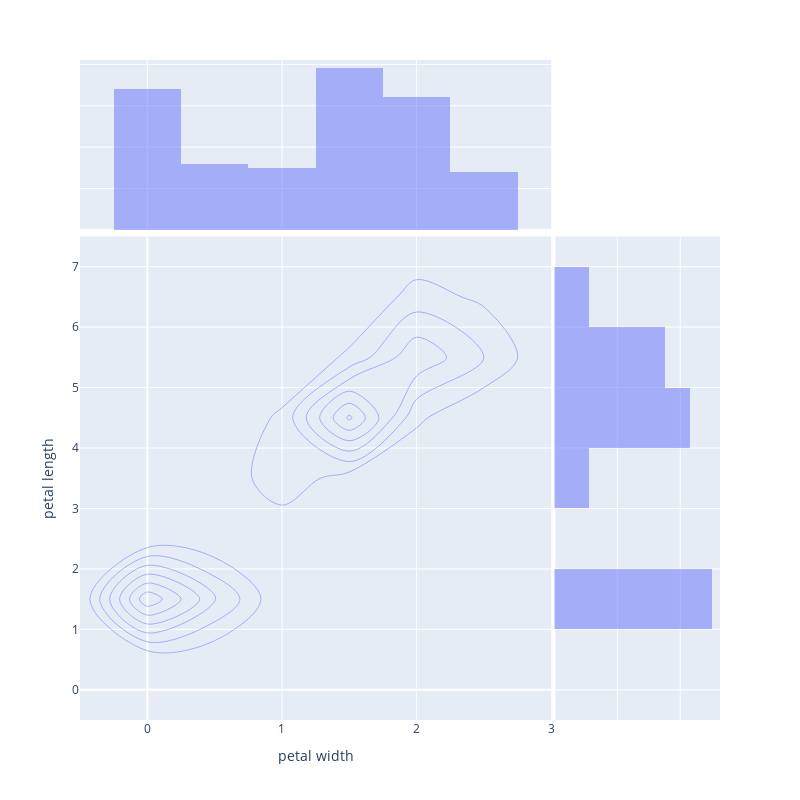

This figure's notebook cell:
### Code cell
fig = px.density_contour(iris, x="petal width", y="petal length", marginal_x="histogram", marginal_y="histogram", height= 800, width= 800)
fig.show()

### Figure 1 — Plotly figure (JSON) as saved in the notebook; plotly's stock layout.template omitted (floating-point values rounded to 4 significant figures; data arrays with more than 128 entries replaced by an {"elided": "..."} marker saying what was removed)
{"data": [{"contours": {"coloring": "none"}, "hovertemplate": "petal width=%{x}<br>petal length=%{y}<br>count=%{z}<extra></extra>", "legendgroup": "", "line": {"color": "#636efa"}, "name": "", "showlegend": false, "type": "histogram2dcontour", "x": {"elided": "150 float values"}, "xaxis": "x", "xbingroup": "x", "y": {"elided": "150 float values"}, "yaxis": "y", "ybingroup": "y"}, {"alignmentgroup": "True", "bingroup": "x", "hovertemplate": "petal width=%{x}<br>count=%{y}<extra></extra>", "legendgroup": "", "marker": {"color": "#636efa"}, "name": "", "offsetgroup": "", "opacity": 0.5, "showlegend": false, "type": "histogram", "x": {"elided": "150 float values"}, "xaxis": "x3", "yaxis": "y3"}, {"alignmentgroup": "True", "bingroup": "y", "hovertemplate": "petal length=%{y}<br>count=%{x}<extra></extra>", "legendgroup": "", "marker": {"color": "#636efa"}, "name": "", "offsetgroup": "", "opacity": 0.5, "showlegend": false, "type": "histogram", "xaxis": "x2", "y": {"elided": "150 float values"}, "yaxis": "y2"}], "layout": {"barmode": "overlay", "height": 800, "legend": {"tracegroupgap": 0}, "margin": {"t": 60}, "width": 800, "xaxis": {"anchor": "y", "domain": [0, 0.7363], "title": {"text": "petal width"}}, "xaxis2": {"anchor": "y2", "domain": [0.7413, 1], "matches": "x2", "showgrid": true, "showline": false, "showticklabels": false, "ticks": ""}, "xaxis3": {"anchor": "y3", "domain": [0, 0.7363], "matches": "x", "showgrid": true, "showticklabels": false}, "xaxis4": {"anchor": "y4", "domain": [0.7413, 1], "matches": "x2", "showgrid": true, "showline": false, "showticklabels": false, "ticks": ""}, "yaxis": {"anchor": "x", "domain": [0, 0.7326], "title": {"text": "petal length"}}, "yaxis2": {"anchor": "x2", "domain": [0, 0.7326], "matches": "y", "showgrid": true, "showticklabels": false}, "yaxis3": {"anchor": "x3", "domain": [0.7426, 1], "matches": "y3", "showgrid": true, "showline": false, "showticklabels": false, "ticks": ""}, "yaxis4": {"anchor": "x4", "domain": [0.7426, 1], "matches": "y3", "showgrid": true, "showline": false, "showticklabels": false, "ticks": ""}}}
